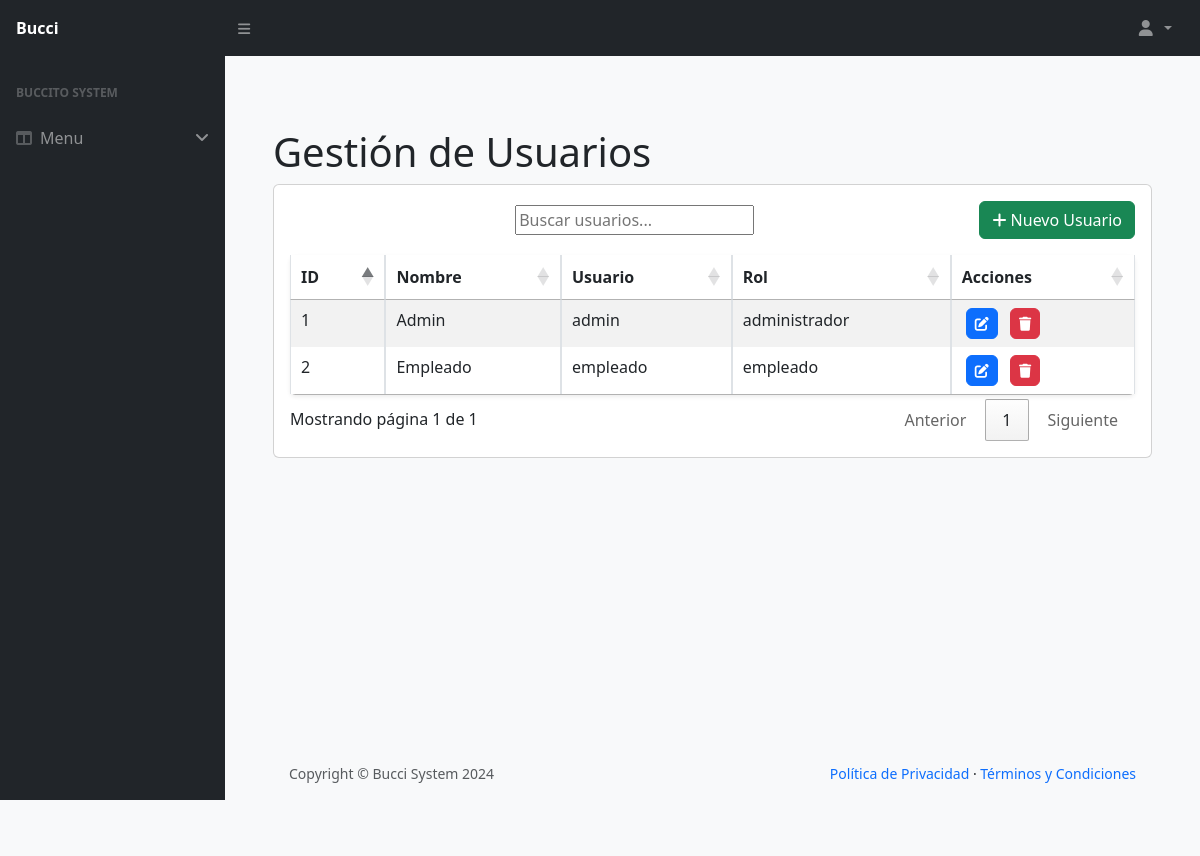
The page /BucciApp/views/users/indexUser.php (signed in) on the database its author committed.
### tables this page shows
CREATE TABLE tbl_usuarios (
    id_usuario INT PRIMARY KEY AUTO_INCREMENT,
    nombre VARCHAR(100) NOT NULL,
    usuario VARCHAR(50) NOT NULL,
    clave VARCHAR(255) NOT NULL,
    id_rol INT,
    FOREIGN KEY (id_rol) REFERENCES tbl_roles(id_rol)
);

CREATE TABLE tbl_roles (
    id_rol INT PRIMARY KEY AUTO_INCREMENT,
    nombre_rol VARCHAR(50) NOT NULL
);

### BucciApp/controllers/Users/indexUserController.php (called while the page is built, shortened)
<?php
include '../../conf/conf.php';
$sql = "SELECT u.id_usuario, u.nombre, u.usuario, r.nombre_rol
        FROM tbl_usuarios AS u
        INNER JOIN tbl_roles AS r ON u.id_rol = r.id_rol";
try {
    $stmt = $connection->prepare($sql);
    $stmt->execute();
    $users = $stmt->fetchAll(PDO::FETCH_ASSOC);
} catch (PDOException $e) {
    echo "Error al obtener la lista de usuarios: " . $e->getMessage();
}
?>

### BucciApp/views/users/indexUser.php (the view, shortened to what this page needs)
<!DOCTYPE html>
<html lang="es">
<head>
    <link rel="stylesheet" href="https://cdnjs.cloudflare.com/ajax/libs/font-awesome/6.4.0/css/all.min.css">
    <link href="https://cdnjs.cloudflare.com/ajax/libs/bootstrap/5.3.0/css/bootstrap.min.css" rel="stylesheet">
    <link rel="stylesheet" href="https://cdn.datatables.net/1.13.8/css/jquery.dataTables.min.css">
    <link rel="stylesheet" href="https://cdn.datatables.net/buttons/2.4.2/css/buttons.dataTables.min.css">
    <link rel="stylesheet" href="../../css/styles.css">
</head>
<body class="sb-nav-fixed">
    <nav class="sb-topnav navbar navbar-expand navbar-dark">
        <a class="navbar-brand ps-3" href="#">Bucci</a>
        <button class="btn btn-link btn-sm order-lg-0 me-4 me-lg-0" id="sidebarToggle" href="#">
            <i class="fas fa-bars"></i>
        </button>
        <ul class="navbar-nav ms-auto me-3">
            <li class="nav-item dropdown">
                <a class="nav-link dropdown-toggle" id="navbarDropdown" href="#" role="button" data-bs-toggle="dropdown">
                    <i class="fas fa-user fa-fw"></i>
                </a>
            </li>
        </ul>
    </nav>
    <div id="layoutSidenav">
        <div id="layoutSidenav_nav">
            <nav class="sb-sidenav accordion sb-sidenav-dark" id="sidenavAccordion">
                <div class="sb-sidenav-menu">
                    <div class="nav">
                        <div class="sb-sidenav-menu-heading">Buccito System</div>
                        <a class="nav-link collapsed" href="#" data-bs-toggle="collapse" data-bs-target="#collapseLayouts">
                            <div class="sb-nav-link-icon"><i class="fas fa-columns"></i></div>
                            Menu
                            <div class="ms-auto">
                                <i class="fas fa-angle-down"></i>
                            </div>
                        </a>
                    </div>
                </div>
            </nav>
        </div>
        <div id="layoutSidenav_content">
            <main>
                <div class="container-fluid px-4">
                    <h1 class="mt-4">Gestión de Usuarios</h1>
                    <div class="card mb-4">
                        <div class="card-body">
                            <div class="table-actions mb-3">
                                <div id="tableSearch" class="float-end"></div>
                                <?php if ($_SESSION["user"] == "administrador") { ?>
                                    <a href="../../views/users/addUser.php" class="btn btn-success">
                                        <i class="fas fa-plus"></i> Nuevo Usuario
                                    </a>
                                <?php } ?>
                            </div>
                            <table class="table table-striped table-bordered" id="usersTable">
                                <thead>
                                    <tr>
                                        <th>ID</th>
                                        <th>Nombre</th>
                                        <th>Usuario</th>
                                        <th>Rol</th>
                                        <?php if ($_SESSION["user"] == "administrador") { ?>
                                            <th>Acciones</th>
                                        <?php } ?>
                                    </tr>
                                </thead>
                                <tbody>
                                    <?php
                                    include '../../controllers/Users/indexUserController.php';
                                    foreach ($users as $user): ?>
                                        <tr>
                                            <td><?php echo $user['id_usuario']; ?></td>
                                            <td><?php echo $user['nombre']; ?></td>
                                            <td><?php echo $user['usuario']; ?></td>
                                            <td><?php echo $user['nombre_rol']; ?></td>
                                            <?php if ($_SESSION["user"] == "administrador") { ?>
                                                <td>
                                                    <a href="../../controllers/Users/getUserContoller.php?action=edit&id=<?php echo $user['id_usuario']; ?>" class="btn btn-primary btn-action">
                                                        <i class="fas fa-edit"></i>
                                                    </a>
                                                    <a href="../../controllers/Users/getUserContoller.php?action=delete&id=<?php echo $user['id_usuario']; ?>" class="btn btn-danger btn-action" onclick="return confirm('¿Está seguro de eliminar este usuario?')">
                                                        <i class="fas fa-trash"></i>
                                                    </a>
                                                </td>
                                            <?php } ?>
                                        </tr>
                                    <?php endforeach; ?>
                                </tbody>
                            </table>
                        </div>
                    </div>
                </div>
            </main>
            <footer class="py-4 bg-light mt-auto">
                <div class="container-fluid px-4">
                    <div class="d-flex align-items-center justify-content-between small">
                        <div class="text-muted">Copyright © Bucci System 2024</div>
                        <div>
                            <a href="#" class="text-decoration-none">Política de Privacidad</a>
                            &middot;
                            <a href="#" class="text-decoration-none">Términos y Condiciones</a>
                        </div>
                    </div>
                </div>
            </footer>
        </div>
    </div>
</body>
</html>

### BucciApp/css/styles.css (style rules this page uses)
:root { --sb-nav-fixed-height: 56px; --sb-sidenav-width: 225px; --sb-sidenav-dark-bg: #212529; --sb-topnav-dark-bg: #212529; }
body { margin: 0; font-family: var(--bs-body-font-family); background-color: #f8f9fa; }
.sb-nav-fixed { padding-top: var(--sb-nav-fixed-height); }
.sb-topnav { position: fixed; top: 0; right: 0; left: 0; z-index: 1030; height: var(--sb-nav-fixed-height); background-color: var(--sb-topnav-dark-bg); }
.sb-topnav .navbar-brand { width: var(--sb-sidenav-width); padding-left: 1rem; padding-right: 1rem; margin: 0; font-size: 1rem; font-weight: 600; }
#sidebarToggle { color: rgba(255, 255, 255, 0.5); padding: 0.75rem; }
.sb-topnav .navbar-nav .nav-link { color: rgba(255, 255, 255, 0.5); padding: 0.75rem; }
#layoutSidenav { display: flex; height: 100vh; }
#layoutSidenav_nav { flex-basis: var(--sb-sidenav-width); flex-shrink: 0; transition: transform .15s ease-in-out; z-index: 1038; position: fixed; width: var(--sb-sidenav-width); height: calc(100vh - var(--sb-nav-fixed-height)); top: var(--sb-nav-fixed-height); }
.sb-sidenav { display: flex; flex-direction: column; height: 100%; flex-wrap: nowrap; background-color: var(--sb-sidenav-dark-bg); }
.sb-sidenav-dark { color: rgba(255, 255, 255, 0.5); }
.sb-sidenav-menu { flex-grow: 1; padding-top: 0; }
.sb-sidenav-menu .nav { flex-direction: column; flex-wrap: nowrap; }
.sb-sidenav-menu-heading { padding: 1.75rem 1rem 0.75rem; font-size: 0.75rem; font-weight: bold; text-transform: uppercase; color: rgba(255, 255, 255, 0.25); }
.sb-sidenav-menu .nav-link { display: flex; align-items: center; padding: 0.75rem 1rem; color: rgba(255, 255, 255, 0.5); position: relative; text-decoration: none; }
.sb-sidenav-menu .nav-link .sb-nav-link-icon { margin-right: 0.5rem; color: rgba(255, 255, 255, 0.25); }
#layoutSidenav_content { position: relative; display: flex; flex-direction: column; justify-content: space-between; min-width: 0; flex-grow: 1; min-height: calc(100vh - var(--sb-nav-fixed-height)); margin-left: var(--sb-sidenav-width); background-color: #f8f9fa; padding: 1.5rem; }
.sb-topnav .navbar-nav { margin-left: auto; margin-right: 0; }
.container-fluid { padding: 1.5rem; }
.table-actions { margin-bottom: 1rem; display: flex; justify-content: space-between; align-items: center; }
.table { background-color: #fff; box-shadow: 0 0.125rem 0.25rem rgba(0, 0, 0, 0.075); border-radius: 0.35rem; }
footer { background-color: #f8f9fa; padding: 1rem; margin-top: auto; }
.btn-action { padding: 0.25rem 0.5rem; font-size: 0.875rem; margin: 0 0.25rem; }

### rows shown on the page
tbl_usuarios: id_usuario "1", nombre "Admin", usuario "admin", id_rol.nombre_rol "administrador"
tbl_usuarios: id_usuario "2", nombre "Empleado", usuario "empleado", id_rol.nombre_rol "empleado"
